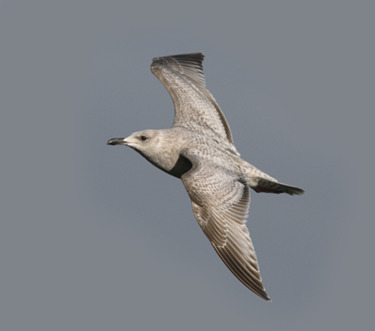
#> input picture 2021csm1002_cv_assignment01/images/1.jpg, 375 x 331 px; its folder holds only this picture in this run
$ python MyCannyEdgeDetectorDemo.py
#> lines starting #> are read from the running program, lines starting #| are printed output that depends on the picture; after the words box and inside, x2 and y2 are one past the last pixel; in counts of white or black regions, pixels touching at a corner belong together; long printed decimals are rounded
#> in MyCannyEdgeDetectorDemo, image is the input picture: shape (331, 375, 3); mean R, G, B 127.6, 131.2, 136.5
# -*- coding: utf-8 -*-
"""2021csm1002_cv_assignment01.ipynb

Automatically generated by Colaboratory.

Original file is located at
    https://colab.research.google.com/drive/1hCQ1v1bUU2FooctOvkbVpx3WFM1Tp2de
"""

# !python --version

"""## Task1:
#Write your own Canny edge detector – 10 marks
"""


from math import log10, sqrt
from skimage import io
from skimage.color import rgb2gray
from skimage import data
import matplotlib.pyplot as plt
import numpy as np

from skimage import feature # For canny()
from skimage.metrics import structural_similarity as ssim
import os
from os import listdir


def gaussian_kernel(size, sigma=1.5):
    size = int(size) // 2
    x, y = np.mgrid[-size:size+1, -size:size+1]
    normal = 1 / (2.0 * np.pi * sigma**2)
    g = np.exp(-((x**2 + y**2) / (2.0*sigma**2))) * normal
    return g


def my_convolve_pad(img, gaussian_filter_2d):
    gaussian_2d_out = []
    filter_size = gaussian_filter_2d.shape[0]
#> filter_size = 5
    k = int((filter_size - 1)/2)
#> k = 2
    pad_img = np.pad(img, (k, ), 'constant',
                     constant_values=(0, 0))

    # print(pad_img.shape)
    for i in range(k, pad_img.shape[0]-k):
        temp = []
        for j in range(k, pad_img.shape[1]-k):
            mat = pad_img[i-k:i+k+1, j-k:j+k+1]
            temp.append(np.sum(gaussian_filter_2d * mat))
        gaussian_2d_out.append(temp)
#> after the loop, gaussian_2d_out = 331 items
    return np.array(gaussian_2d_out)
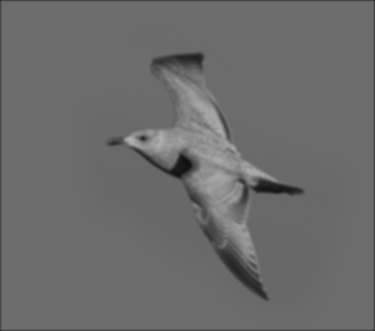
#> returned value: shape (331, 375) float64; min 0.0631, max 0.699, mean 0.423


def sobel_filters(img):
    Kx = np.array([[-1, 0, 1], [-2, 0, 2], [-1, 0, 1]], np.float32)
#> Kx = [[-1, 0, 1], [-2, 0, 2], [-1, 0, 1]]
    Ky = np.array([[1, 2, 1], [0, 0, 0], [-1, -2, -1]], np.float32)
#> Ky = [[1, 2, 1], [0, 0, 0], [-1, -2, -1]]

    Ix = my_convolve_pad(img, Kx)
    Iy = my_convolve_pad(img, Ky)

    G = np.hypot(Ix, Iy)
    G = G / G.max() * 255
    theta = np.arctan2(Iy, Ix)

    return (G, theta)


def non_max_suppression(img, D):
    m, n = img.shape
#> m = 331; n = 375
    nonMaxSuppImg = np.zeros((m, n), dtype=np.int32)
#> nonMaxSuppImg: shape (331, 375) int32; every value is 0
    angle = D * 180. / np.pi
    angle[angle < 0] += 180
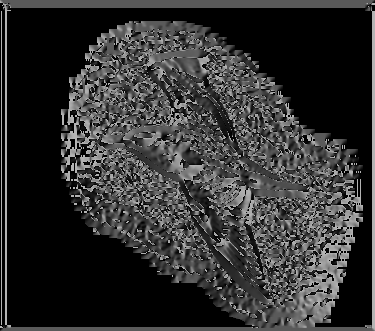
#> angle: shape (331, 375) float64; min 0, max 180, mean 49.7

    for i in range(1, m-1):
        for j in range(1, n-1):

            qpixel = 255
            rpixel = 255

            # angle 135
            if (112.5 <= angle[i, j] < 157.5):
                qpixel = img[i-1, j-1]
                rpixel = img[i+1, j+1]
            # angle 0
            elif (0 <= angle[i, j] < 22.5) or (157.5 <= angle[i, j] <= 180):
                qpixel = img[i, j+1]
                rpixel = img[i, j-1]
            # angle 45
            elif (22.5 <= angle[i, j] < 67.5):
                qpixel = img[i+1, j-1]
                rpixel = img[i-1, j+1]
            # angle 90
            elif (67.5 <= angle[i, j] < 112.5):
                qpixel = img[i+1, j]
                rpixel = img[i-1, j]

            if (img[i, j] >= qpixel) and (img[i, j] >= rpixel):
                nonMaxSuppImg[i, j] = img[i, j]
            else:
                nonMaxSuppImg[i, j] = 0
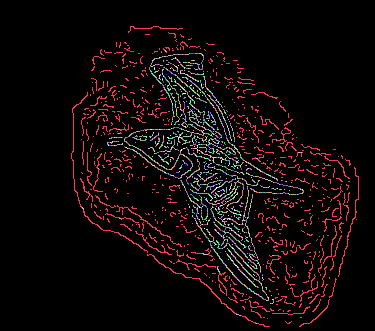
#> nonMaxSuppImg: shape (331, 375) int32; 156 distinct labels, from 0 to 168; one colour per label, 0 black

    return nonMaxSuppImg


def threshold(img, lowThresholdRatio=0.1, highThresholdRatio=0.2, weak_pixel=30, strong_pixel=255,):

    # highThreshold = img.max() * highThresholdRatio;
    # lowThreshold = highThreshold * lowThresholdRatio;
#> called with lowThresholdRatio = 0.1, highThresholdRatio = 0.2, weak_pixel = 30, strong_pixel = 255
    diff = img.max()-img.min()
#> diff = 168
    highThreshold = img.min() + diff * highThresholdRatio
#> highThreshold = 33.6
    lowThreshold = img.min() + diff * lowThresholdRatio
#> lowThreshold = 16.8
    M, N = img.shape
#> M = 331; N = 375
    res = np.zeros((M, N), dtype=np.int32)
    weak = np.int32(weak_pixel)
#> weak = 30
    strong = np.int32(strong_pixel)
#> strong = 255
    strong_i, strong_j = np.where(img >= highThreshold)
#> strong_i = 2270 values from 53 to 300; strong_j = 2270 values, max 303 at index 1451, min 107 at index 679, mean 209.1
    zeros_i, zeros_j = np.where(img < lowThreshold)
    weak_i, weak_j = np.where((img <= highThreshold) & (img >= lowThreshold))
#> weak_i = 1325 values from 57 to 287; weak_j = 1325 values, max 277 at index 858, min 109 at index 449, mean 206.3
    res[strong_i, strong_j] = strong
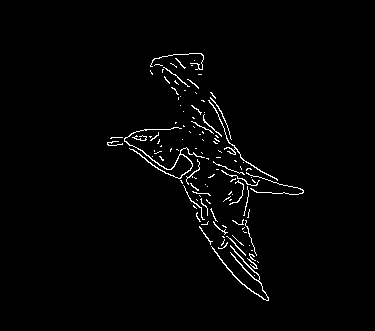
#> res: shape (331, 375) int32; 1.8% white in thin lines or dots, all inside (x1, y1, x2, y2) = (107, 53, 304, 301)
    res[weak_i, weak_j] = weak
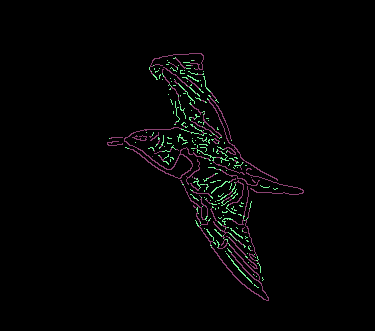
#> res: shape (331, 375) int32; 3 distinct labels, from 0 to 255; one colour per label, 0 black
    return res


def assignment(i, j, img, strong):
    if ((img[i+1, j-1] == strong) or (img[i+1, j] == strong) or (img[i+1, j+1] == strong)
        or (img[i, j-1] == strong) or (img[i, j+1] == strong)
            or (img[i-1, j-1] == strong) or (img[i-1, j] == strong) or (img[i-1, j+1] == strong)):

        return strong

    return 0


def hysteresis(img, weak_pixel=30, strong_pixel=255):
#> called with weak_pixel = 30, strong_pixel = 255
    M, N = img.shape
#> M = 331; N = 375
    weak = weak_pixel  # weak pixel
    strong = strong_pixel  # strong pixel
    for i in range(1, M-1):
        for j in range(1, N-1):
            if (img[i, j] == weak):
                img[i, j] = assignment(i, j, img, strong)
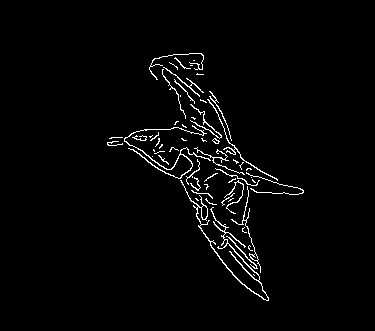
#> img: shape (331, 375) int32; 2.3% white in thin lines or dots, all inside (x1, y1, x2, y2) = (107, 53, 304, 301)
                # try:
                #     if ((img[i+1, j-1] == strong) or (img[i+1, j] == strong) or (img[i+1, j+1] == strong)
                #         or (img[i, j-1] == strong) or (img[i, j+1] == strong)
                #         or (img[i-1, j-1] == strong) or (img[i-1, j] == strong) or (img[i-1, j+1] == strong)):
                #         img[i, j] = strong
                #     else:
                #         img[i, j] = 0
                # except IndexError as e:
                #     pass
    return img


kernel_size = 5


def myCannyEdgeDetector(image, grayImage,imgName):
    ''' STEP 1 : Apply gaussian filter to reduce the noise from the image '''
    smooth_image = my_convolve_pad(grayImage, gaussian_kernel(kernel_size))
    ''' STEP 2 : Find the edge intenity and direction by calculating the gradient of the image using edge detection operators '''
    gradientMat, thetaMat = sobel_filters(smooth_image)
    # plt.imshow(gradientMat, cmap='gray')
    # plt.imshow(thetaMat, cmap='gray')
    ''' STEP 3 : Non-Maximum Suppression '''
    nonMaxImg = non_max_suppression(gradientMat, thetaMat)
    ''' STEP 4 : Linking and Thresholding '''
    thresholdImg = threshold(nonMaxImg)
    final_img = hysteresis(thresholdImg)
    fig, axarr = plt.subplots(3, 3, figsize=(20, 15))
    axarr[0, 0].imshow(image, cmap='gray')
    axarr[0, 0].set_title('Input Image')
    axarr[0, 0].axis('off')
    axarr[0, 1].imshow(grayImage, cmap='gray')
    axarr[0, 1].set_title('Grayscale Image')
    axarr[0, 1].axis('off')
    axarr[0, 2].imshow(smooth_image, cmap='gray')
    axarr[0, 2].set_title('Smoothen Image')
    axarr[0, 2].axis('off')
    axarr[1, 0].imshow(gradientMat, cmap='gray')
    axarr[1, 0].set_title('GradientMat')
    axarr[1, 0].axis('off')
    axarr[1, 1].imshow(thetaMat, cmap='gray')
    axarr[1, 1].set_title('Theta Mat')
    axarr[1, 1].axis('off')
    axarr[1, 2].imshow(nonMaxImg, cmap='gray')
    axarr[1, 2].set_title('Non Maximal Supression')
    axarr[1, 2].axis('off')
    axarr[2, 0].imshow(thresholdImg, cmap='gray')
    axarr[2, 0].set_title('Linking & Thresholding')
    axarr[2, 0].axis('off')
    axarr[2, 1].imshow(final_img, cmap='gray')
    axarr[2, 1].set_title('Hysteresis')
    axarr[2, 1].axis('off')
    axarr[2, 2].imshow(final_img, cmap='gray')
    axarr[2, 2].set_title('Final Image')
    axarr[2, 2].axis('off')
    fig.savefig("canny"+imgName)
    return final_img


"""### Compute the peak signal to noise ratio (PSNR)"""
def PSNR(original, compressed):
    mse = np.mean((original - compressed) ** 2)
    if (mse == 0):  # MSE is zero means no noise is present in the signal .
        # Therefore PSNR have no importance.
        return 100
    max_pixel = 255.0
    psnr = 20 * log10(max_pixel / sqrt(mse))
    return psnr


# Toy_image PSNR 17.82
# test.jpg 12.466061202114187
# Einstein 11.147959617274424
# bird 16.369293269452555
# bicycle 10.33165670909931
# dog 14.032288326101426
# 4.jpg 16.7235187893353
# astronout  12.615122328435124
# 1.jpg 17.521831217119793


# Toy_image 0.9201
# Test jpg
# Einstein 0.6075388754630748
# bird 0.8649599248972781
# bicycle 0.5326828548340671
# dog 0.7295087517970784
# 4.jpg 0.8419373937745458
# astronaut 0.6531842178510496
# 1.jpg 0.8855775083101166
input_path = "./images/"
# output_path = "./canny_output/"


def skImageCannyDetector(grayImage,imgName):
    smooth_image = my_convolve_pad(grayImage, gaussian_kernel(kernel_size))
    edgeMapCanny = feature.canny(smooth_image)
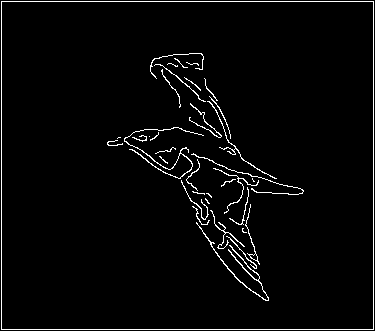
#> edgeMapCanny: shape (331, 375) bool; 3% white in thin lines or dots
    fig = plt.figure()
    plt.imshow(edgeMapCanny, cmap='gray')
    fig.suptitle('Skimage canny output')
    plt.savefig('SkImage'+imgName)
    return edgeMapCanny


def load_data(input_path):
    imgs=[]
    for images in os.listdir(input_path):

        # check if the image ends with png or jpg or jpeg
        if (images.endswith(".png") or images.endswith(".jpg")\
            or images.endswith(".jpeg") or images.endswith(".bmp")):
            imgs.append(images)

    return imgs

def MyCannyEdgeDetectorDemo():

    images = load_data(input_path)
    print(images)
    for img in images:
        image = io.imread(input_path+img)
        grayImage = rgb2gray(image)
        final_img = myCannyEdgeDetector(image, grayImage, img)
        edgeMapCanny = skImageCannyDetector(grayImage,img)
        plt.show()
        # PSNR Calculation
        value = PSNR(edgeMapCanny, final_img)
#> in PSNR, `mse = np.mean((original - compressed) ** 2)`: mse = 1495
#> in PSNR, `psnr = 20 * log10(max_pixel / sqrt(mse))`: psnr = 16.38
#> value = 16.38
        print("PSNR value : ", value)
#| PSNR value :  16.384
        # Calculating SSIM
        ssim_val = ssim(edgeMapCanny, final_img, gaussian_weights=True,
                        sigma=1.5, use_sample_covariance=False, data_range=1.0)
#> ssim_val = 0.818
        print("SSIM val : ", ssim_val)
#| SSIM val :  0.8179


MyCannyEdgeDetectorDemo()


### References :

''' https://en.wikipedia.org/wiki/Sobel_operator

https://medium.com/@enzoftware/how-to-build-amazing-images-filters-with-python-median-filter-sobel-filter-%EF%B8%8F-%EF%B8%8F-22aeb8e2f540

https://homepages.inf.ed.ac.uk/rbf/HIPR2/sobel.htm

https://www.geeksforgeeks.org/python-grayscaling-of-images-using-opencv

https://docs.opencv.org/3.4/d2/d2c/tutorial_sobel_derivatives.html

https://learnopencv.com/edge-detection-using-opencv/ '''

$ run again, on 2021csm1002_cv_assignment01/images/2.jpg
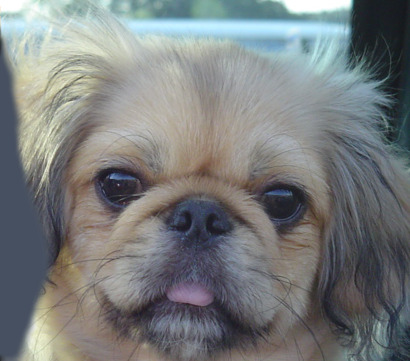
#> input picture 2021csm1002_cv_assignment01/images/2.jpg, 410 x 361 px
#> in MyCannyEdgeDetectorDemo, image is the input picture: shape (361, 410, 3); mean R, G, B 121.2, 124.5, 125
#> after the loop in my_convolve_pad, `for i in range(k, pad_img.shape[0]-k):`: gaussian_2d_out = 361 items
#> Kx = [[-1, 0, 1], [-2, 0, 2], [-1, 0, 1]]
#> Ky = [[1, 2, 1], [0, 0, 0], [-1, -2, -1]]
#> pad_img: shape (363, 412) float64
#> diff = 91
#> highThreshold = 18.2
#> lowThreshold = 9.1
#> weak = 30
#> strong = 255
#> strong_i = 3610 values from 2 to 358; strong_j = 3610 values, max 405 at index 2920, min 3 at index 90, mean 204.6
#> weak_i = 8200 values from 3 to 357; weak_j = 8200 values, max 406 at index 3018, min 3 at index 224, mean 206.2
#> after the loop in hysteresis, `for i in range(1, M-1):`:
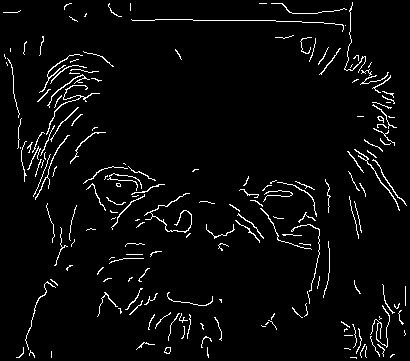
#> img: shape (361, 410) int32; 3.9% white in thin lines or dots
#> in skImageCannyDetector, `edgeMapCanny = feature.canny(smooth_image)`:
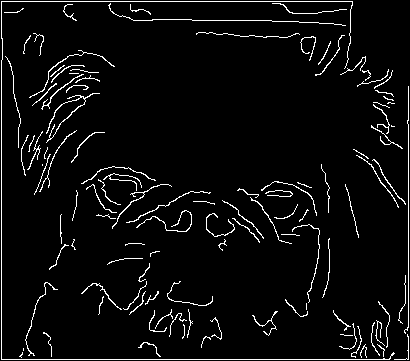
#> edgeMapCanny: shape (361, 410) bool; 4.7% white in thin lines or dots
#> mse = 2492.6
#> psnr = 14.16
#| PSNR value :  14.164
#> ssim_val = 0.554
#| SSIM val :  0.5541
